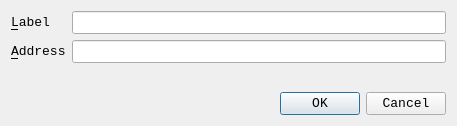
<?xml version="1.0" encoding="UTF-8"?>
<ui version="4.0">
 <class>EditAddressDialog</class>
 <widget class="QDialog" name="EditAddressDialog">
  <property name="geometry">
   <rect>
    <x>0</x>
    <y>0</y>
    <width>457</width>
    <height>126</height>
   </rect>
  </property>
  <property name="font">
   <font>
    <family>Consolas</family>
    <pointsize>10</pointsize>
   </font>
  </property>
  <property name="windowTitle">
   <string>Edit Address</string>
  </property>
  <layout class="QVBoxLayout" name="verticalLayout">
   <item>
    <layout class="QFormLayout" name="formLayout">
     <property name="fieldGrowthPolicy">
      <enum>QFormLayout::AllNonFixedFieldsGrow</enum>
     </property>
     <item row="0" column="0">
      <widget class="QLabel" name="label">
       <property name="text">
        <string>&amp;Label</string>
       </property>
       <property name="buddy">
        <cstring>labelEdit</cstring>
       </property>
      </widget>
     </item>
     <item row="0" column="1">
      <widget class="QLineEdit" name="labelEdit">
       <property name="toolTip">
        <string>The label associated with this address book entry</string>
       </property>
      </widget>
     </item>
     <item row="1" column="0">
      <widget class="QLabel" name="label_2">
       <property name="text">
        <string>&amp;Address</string>
       </property>
       <property name="buddy">
        <cstring>addressEdit</cstring>
       </property>
      </widget>
     </item>
     <item row="1" column="1">
      <widget class="QLineEdit" name="addressEdit">
       <property name="toolTip">
        <string>The address associated with this address book entry. This can only be modified for sending addresses.</string>
       </property>
      </widget>
     </item>
    </layout>
   </item>
   <item>
    <widget class="QDialogButtonBox" name="buttonBox">
     <property name="orientation">
      <enum>Qt::Horizontal</enum>
     </property>
     <property name="standardButtons">
      <set>QDialogButtonBox::Cancel|QDialogButtonBox::Ok</set>
     </property>
    </widget>
   </item>
  </layout>
 </widget>
 <resources/>
 <connections>
  <connection>
   <sender>buttonBox</sender>
   <signal>accepted()</signal>
   <receiver>EditAddressDialog</receiver>
   <slot>accept()</slot>
   <hints>
    <hint type="sourcelabel">
     <x>248</x>
     <y>254</y>
    </hint>
    <hint type="destinationlabel">
     <x>157</x>
     <y>274</y>
    </hint>
   </hints>
  </connection>
  <connection>
   <sender>buttonBox</sender>
   <signal>rejected()</signal>
   <receiver>EditAddressDialog</receiver>
   <slot>reject()</slot>
   <hints>
    <hint type="sourcelabel">
     <x>316</x>
     <y>260</y>
    </hint>
    <hint type="destinationlabel">
     <x>286</x>
     <y>274</y>
    </hint>
   </hints>
  </connection>
 </connections>
</ui>
